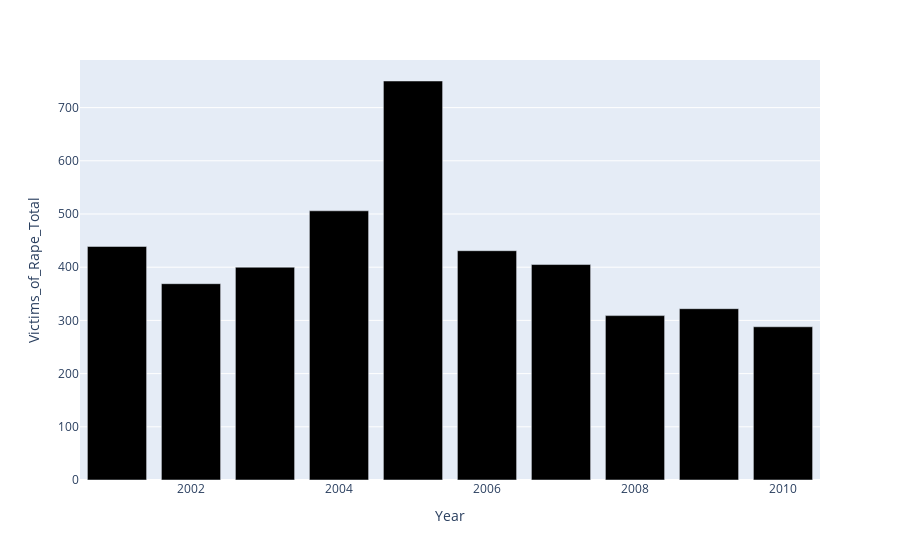

The notebook cell this image was saved under:
### Code cell
plt.figure(figsize=(10,5))
fig= px.bar(data, x='Year', y='Victims_of_Rape_Total', color_discrete_sequence=['black'])
fig.show()

### Figure 1 — Plotly figure (JSON) as saved in the notebook; plotly's stock layout.template omitted (floating-point values rounded to 4 significant figures)
{"data": [{"alignmentgroup": "True", "hovertemplate": "Year=%{x}<br>Victims_of_Rape_Total=%{y}<extra></extra>", "legendgroup": "", "marker": {"color": "black", "pattern": {"shape": ""}}, "name": "", "offsetgroup": "", "orientation": "v", "showlegend": false, "textposition": "auto", "type": "bar", "x": [2001, 2002, 2003, 2004, 2005, 2006, 2007, 2008, 2009, 2010], "xaxis": "x", "y": [439, 369, 400, 506, 750, 431, 405, 309, 322, 288], "yaxis": "y"}], "layout": {"barmode": "relative", "legend": {"tracegroupgap": 0}, "margin": {"t": 60}, "xaxis": {"anchor": "y", "domain": [0, 1], "title": {"text": "Year"}}, "yaxis": {"anchor": "x", "domain": [0, 1], "title": {"text": "Victims_of_Rape_Total"}}}}
